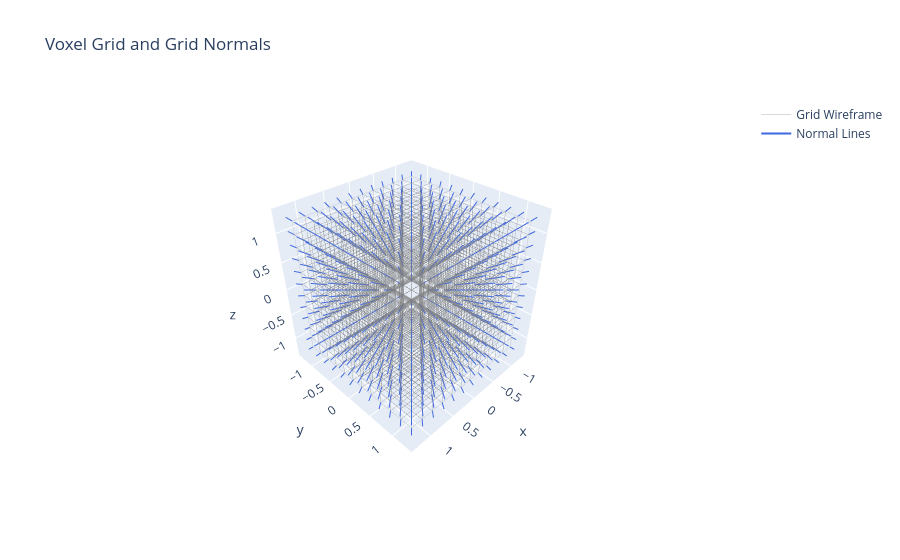

Notebook cell for this chart:
### Code cell
# 4. Compute Grid Normals & Visualize Grid
grid_normals = c3d.data_structure.compute_grid_normal(sdf_values, grid_vertices, idx_grids, res=[res, res, res])

# We visualize the grid vertices and normals
gv_np = grid_vertices.cpu().numpy()
gn_np = grid_normals.cpu().numpy()
vox_np = voxels.cpu().numpy()

# Draw voxel wireframe
edge_x, edge_y, edge_z = [], [], []
for v in vox_np:
    # A voxel has 8 corners. We draw the 12 edges.
    corners = gv_np[v]
    # bottom face
    for i in range(4):
        p1, p2 = corners[i], corners[(i+1)%4]
        edge_x.extend([p1[0], p2[0], None])
        edge_y.extend([p1[1], p2[1], None])
        edge_z.extend([p1[2], p2[2], None])
    # top face
    for i in range(4):
        p1, p2 = corners[i+4], corners[(i+1)%4 + 4]
        edge_x.extend([p1[0], p2[0], None])
        edge_y.extend([p1[1], p2[1], None])
        edge_z.extend([p1[2], p2[2], None])
    # vertical edges
    for i in range(4):
        p1, p2 = corners[i], corners[i+4]
        edge_x.extend([p1[0], p2[0], None])
        edge_y.extend([p1[1], p2[1], None])
        edge_z.extend([p1[2], p2[2], None])

fig_grid = go.Figure()
fig_grid.add_trace(go.Scatter3d(
    x=edge_x, y=edge_y, z=edge_z,
    mode='lines',
    line=dict(color='gray', width=1),
    name='Grid Wireframe',
    opacity=0.3
))

# Lines for normal vectors
n_edge_x, n_edge_y, n_edge_z = [], [], []
scale = 0.1
for i in range(len(gv_np)):
    n_edge_x.extend([gv_np[i, 0], gv_np[i, 0] + gn_np[i, 0] * scale, None])
    n_edge_y.extend([gv_np[i, 1], gv_np[i, 1] + gn_np[i, 1] * scale, None])
    n_edge_z.extend([gv_np[i, 2], gv_np[i, 2] + gn_np[i, 2] * scale, None])

fig_grid.add_trace(go.Scatter3d(
    x=n_edge_x, y=n_edge_y, z=n_edge_z,
    mode='lines',
    line=dict(color='royalblue', width=2),
    name='Normal Lines'
))

# Cones for normal vectors tips
fig_grid.add_trace(go.Cone(
    x=gv_np[:, 0] + gn_np[:, 0] * scale, 
    y=gv_np[:, 1] + gn_np[:, 1] * scale, 
    z=gv_np[:, 2] + gn_np[:, 2] * scale,
    u=gn_np[:, 0], v=gn_np[:, 1], w=gn_np[:, 2],
    sizemode="absolute",
    sizeref=0.03,
    anchor="tip",
    colorscale="Blues",
    showscale=False,
    name="Normal Cones"
))

fig_grid.update_layout(title="Voxel Grid and Grid Normals", scene=dict(aspectmode='data', camera=dict(eye=dict(x=1.5, y=1.5, z=1.5))))
fig_grid.show()

### Figure 1 — Plotly figure (JSON) as saved in the notebook; plotly's stock layout.template omitted (floating-point values rounded to 4 significant figures; data arrays with more than 128 entries replaced by an {"elided": "..."} marker saying what was removed)
{"data": [{"line": {"color": "gray", "width": 1}, "mode": "lines", "name": "Grid Wireframe", "opacity": 0.3, "type": "scatter3d", "x": {"elided": "47916 float values"}, "y": {"elided": "47916 float values"}, "z": {"elided": "47916 float values"}}, {"line": {"color": "royalblue", "width": 2}, "mode": "lines", "name": "Normal Lines", "type": "scatter3d", "x": {"elided": "5184 float values"}, "y": {"elided": "5184 float values"}, "z": {"elided": "5184 float values"}}, {"anchor": "tip", "colorscale": [[0, "rgb(247,251,255)"], [0.125, "rgb(222,235,247)"], [0.25, "rgb(198,219,239)"], [0.375, "rgb(158,202,225)"], [0.5, "rgb(107,174,214)"], [0.625, "rgb(66,146,198)"], [0.75, "rgb(33,113,181)"], [0.875, "rgb(8,81,156)"], [1, "rgb(8,48,107)"]], "name": "Normal Cones", "showscale": false, "sizemode": "absolute", "sizeref": 0.03, "type": "cone", "u": {"elided": "1728 float values"}, "v": {"elided": "1728 float values"}, "w": {"elided": "1728 float values"}, "x": {"elided": "1728 float values"}, "y": {"elided": "1728 float values"}, "z": {"elided": "1728 float values"}}], "layout": {"scene": {"aspectmode": "data", "camera": {"eye": {"x": 1.5, "y": 1.5, "z": 1.5}}}, "title": {"text": "Voxel Grid and Grid Normals"}}}
